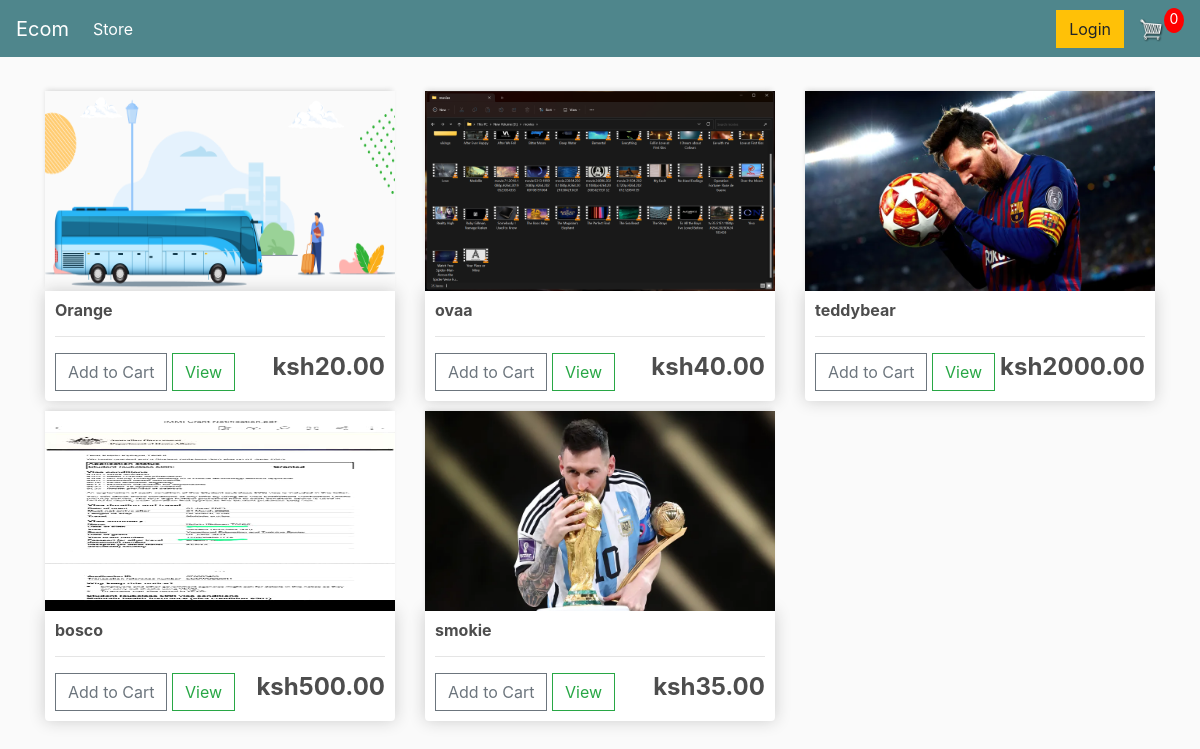
The page / on the database its author committed.
### store/models.py (models this page shows, shortened)
class Product(models.Model):
    name = models.CharField(max_length=200,null=True)
    price = models.DecimalField(max_digits=7, decimal_places=2)
    digital = models.BooleanField(default=False,null=True, blank=False)
    image = models.ImageField(null=True,blank=True)
    @property
    def imageURL(self):
        try:
            url = self.image.url
        except:
            url = ''
        return url

### store/views.py (the view)
# urls.py: path('',include('store.urls')),
def store(request):
    data = cartData(request)
    cartItems = data['cartItems']
    products = Product.objects.all()
    context= {'products':products,'cartItems': cartItems}
    return render(request,'store/store.html',context)

### store/utils.py (called while the page is built, shortened)
def cookieCart(request):
    try:
        cart = json.loads(request.COOKIES['cart'])
    except:
        cart ={}
    print('Cart',cart)
    items = []
    order={'get_cart_total':0,'get_cart_items':0,'shipping':False}
    cartItems = order['get_cart_items']
    return {'cartItems': cartItems, 'order':order,'items':items}

def cartData(request):
    if request.user.is_authenticated:
        customer = request.user.customer
        order, created = Order.objects.get_or_create(customer=customer,complete=False)
        items = order.orderitem_set.all()
        cartItems = order.get_cart_items
    else:
        cookieData = cookieCart(request)
        cartItems = cookieData['cartItems']
        order = cookieData['order']
        items = cookieData['items']
    return {'cartItems': cartItems, 'order':order,'items':items}

### templates/store/store.html
{% extends 'store/main.html' %}
{% load static %}
{% block content %}
	<div class="row">
		{% for product in products %}
		<div class="col-lg-4">
			<img class="thumbnail" src="{{product.imageURL}}">
			<div class="box-element product">
				<h6><strong>{{product.name}}</strong></h6>
				<hr>
				<button data-product="{{product.id}}" data-action="add" class="btn btn-outline-secondary add-btn update-cart">Add to Cart</button>
				<a class="btn btn-outline-success" href="#">View</a>
				<h4 style="display: inline-block; float: right"><strong>ksh{{product.price|floatformat:2}}</strong></h4>
			</div>
		</div>
		{% endfor %}
    </div>
{% endblock content %}

### static/css/main.css (style rules this page uses)
body { background-color: hsl(0, 0%, 98%); }
h1,h2,h3,h4,h5,h6 { color:hsl(0, 0%, 30%); }
.box-element { box-shadow:hsl(0, 0%, 80%) 0 0 16px; background-color: #fff; border-radius: 4px; padding: 10px; }
.thumbnail { width: 100%; height: 200px; -webkit-box-shadow: -1px -3px 5px -2px rgba(214,214,214,1); -moz-box-shadow: -1px -3px 5px -2px rgba(214,214,214,1); box-shadow: -1px -3px 5px -2px rgba(214,214,214,1); }
.product { border-radius: 0 0 4px 4px; }
.col-lg-4, .col-lg-6, .col-lg-8, .col-lg-12 { margin-top: 10px; }
.btn { border-radius: 0; }

### rows shown on the page
Product: imageURL (picture), name "Orange", price "20.00"
Product: imageURL (picture), name "ovaa", price "40.00"
Product: imageURL (picture), name "teddybear", price "2000.00"
Product: imageURL (picture), name "bosco", price "500.00"
Product: imageURL (picture), name "smokie", price "35.00"

### other values the page prints
{{ cartItems }} "0"
